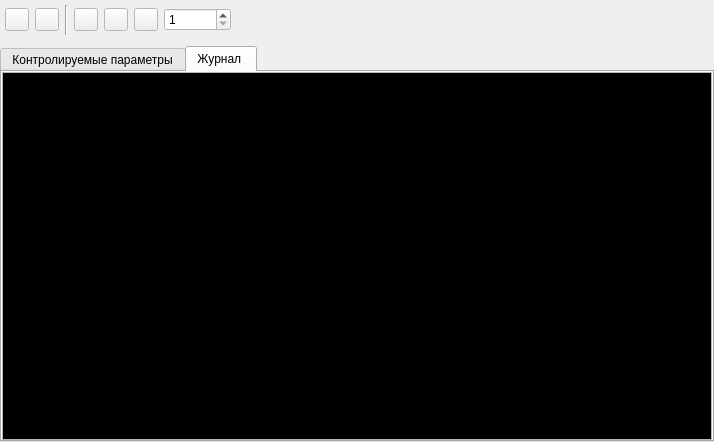
<?xml version="1.0" encoding="UTF-8"?>
<ui version="4.0">
 <class>ProcMonitorWidget</class>
 <widget class="QWidget" name="ProcMonitorWidget">
  <property name="geometry">
   <rect>
    <x>0</x>
    <y>0</y>
    <width>714</width>
    <height>442</height>
   </rect>
  </property>
  <property name="minimumSize">
   <size>
    <width>0</width>
    <height>0</height>
   </size>
  </property>
  <property name="maximumSize">
   <size>
    <width>16777215</width>
    <height>16777215</height>
   </size>
  </property>
  <layout class="QGridLayout" name="gridLayout_2">
   <property name="leftMargin">
    <number>0</number>
   </property>
   <property name="topMargin">
    <number>0</number>
   </property>
   <property name="rightMargin">
    <number>0</number>
   </property>
   <property name="bottomMargin">
    <number>0</number>
   </property>
   <item row="0" column="0">
    <widget class="QWidget" name="widget" native="true">
     <property name="minimumSize">
      <size>
       <width>0</width>
       <height>40</height>
      </size>
     </property>
     <property name="maximumSize">
      <size>
       <width>16777215</width>
       <height>40</height>
      </size>
     </property>
     <property name="palette">
      <palette>
       <active>
        <colorrole role="Base">
         <brush brushstyle="SolidPattern">
          <color alpha="255">
           <red>255</red>
           <green>255</green>
           <blue>255</blue>
          </color>
         </brush>
        </colorrole>
        <colorrole role="Window">
         <brush brushstyle="SolidPattern">
          <color alpha="255">
           <red>255</red>
           <green>255</green>
           <blue>255</blue>
          </color>
         </brush>
        </colorrole>
       </active>
       <inactive>
        <colorrole role="Base">
         <brush brushstyle="SolidPattern">
          <color alpha="255">
           <red>255</red>
           <green>255</green>
           <blue>255</blue>
          </color>
         </brush>
        </colorrole>
        <colorrole role="Window">
         <brush brushstyle="SolidPattern">
          <color alpha="255">
           <red>255</red>
           <green>255</green>
           <blue>255</blue>
          </color>
         </brush>
        </colorrole>
       </inactive>
       <disabled>
        <colorrole role="Base">
         <brush brushstyle="SolidPattern">
          <color alpha="255">
           <red>255</red>
           <green>255</green>
           <blue>255</blue>
          </color>
         </brush>
        </colorrole>
        <colorrole role="Window">
         <brush brushstyle="SolidPattern">
          <color alpha="255">
           <red>255</red>
           <green>255</green>
           <blue>255</blue>
          </color>
         </brush>
        </colorrole>
       </disabled>
      </palette>
     </property>
     <property name="autoFillBackground">
      <bool>false</bool>
     </property>
     <layout class="QHBoxLayout" name="horizontalLayout">
      <property name="leftMargin">
       <number>5</number>
      </property>
      <property name="topMargin">
       <number>5</number>
      </property>
      <property name="rightMargin">
       <number>5</number>
      </property>
      <property name="bottomMargin">
       <number>5</number>
      </property>
      <item>
       <widget class="QToolButton" name="startBtn">
        <property name="toolTip">
         <string>Запустить</string>
        </property>
        <property name="text">
         <string/>
        </property>
        <property name="icon">
         <iconset resource="appclient.icons.qrc">
          <normaloff>:/meteo/appclient/icons/run_proc.png</normaloff>:/meteo/appclient/icons/run_proc.png</iconset>
        </property>
       </widget>
      </item>
      <item>
       <widget class="QToolButton" name="stopBtn">
        <property name="toolTip">
         <string>Остановить</string>
        </property>
        <property name="text">
         <string/>
        </property>
        <property name="icon">
         <iconset resource="appclient.icons.qrc">
          <normaloff>:/meteo/appclient/icons/stop_proc.png</normaloff>:/meteo/appclient/icons/stop_proc.png</iconset>
        </property>
       </widget>
      </item>
      <item>
       <widget class="Line" name="line">
        <property name="orientation">
         <enum>Qt::Vertical</enum>
        </property>
       </widget>
      </item>
      <item>
       <widget class="QWidget" name="logToolsLayout" native="true">
        <property name="autoFillBackground">
         <bool>false</bool>
        </property>
        <layout class="QGridLayout" name="gridLayout_3">
         <property name="leftMargin">
          <number>0</number>
         </property>
         <property name="topMargin">
          <number>0</number>
         </property>
         <property name="rightMargin">
          <number>0</number>
         </property>
         <property name="bottomMargin">
          <number>0</number>
         </property>
         <item row="0" column="0">
          <widget class="QToolButton" name="zoomInBtn">
           <property name="toolTip">
            <string>Увеличить размер шрифта</string>
           </property>
           <property name="text">
            <string/>
           </property>
           <property name="icon">
            <iconset resource="appclient.icons.qrc">
             <normaloff>:/meteo/appclient/icons/zoomin.png</normaloff>:/meteo/appclient/icons/zoomin.png</iconset>
           </property>
          </widget>
         </item>
         <item row="0" column="1">
          <widget class="QToolButton" name="zoomOutBtn">
           <property name="toolTip">
            <string>Уменьшить размер шрифта</string>
           </property>
           <property name="text">
            <string/>
           </property>
           <property name="icon">
            <iconset resource="appclient.icons.qrc">
             <normaloff>:/meteo/appclient/icons/zoomout.png</normaloff>:/meteo/appclient/icons/zoomout.png</iconset>
           </property>
          </widget>
         </item>
         <item row="0" column="2">
          <widget class="QToolButton" name="clearBtn">
           <property name="toolTip">
            <string>Очистить</string>
           </property>
           <property name="text">
            <string/>
           </property>
           <property name="icon">
            <iconset resource="appclient.icons.qrc">
             <normaloff>:/meteo/appclient/icons/clear.png</normaloff>:/meteo/appclient/icons/clear.png</iconset>
           </property>
          </widget>
         </item>
         <item row="0" column="3">
          <widget class="QSpinBox" name="linesSpin">
           <property name="maximumSize">
            <size>
             <width>16777215</width>
             <height>16777215</height>
            </size>
           </property>
           <property name="toolTip">
            <string/>
           </property>
           <property name="minimum">
            <number>1</number>
           </property>
           <property name="maximum">
            <number>100000</number>
           </property>
           <property name="singleStep">
            <number>100</number>
           </property>
          </widget>
         </item>
        </layout>
       </widget>
      </item>
      <item>
       <spacer name="horizontalSpacer">
        <property name="orientation">
         <enum>Qt::Horizontal</enum>
        </property>
        <property name="sizeHint" stdset="0">
         <size>
          <width>40</width>
          <height>20</height>
         </size>
        </property>
       </spacer>
      </item>
     </layout>
    </widget>
   </item>
   <item row="1" column="0">
    <widget class="QTabWidget" name="tabs">
     <property name="currentIndex">
      <number>1</number>
     </property>
     <widget class="QWidget" name="tabparam">
      <attribute name="title">
       <string>Контролируемые параметры</string>
      </attribute>
      <layout class="QGridLayout" name="gridLayout">
       <property name="leftMargin">
        <number>9</number>
       </property>
       <property name="topMargin">
        <number>9</number>
       </property>
       <property name="rightMargin">
        <number>9</number>
       </property>
       <property name="bottomMargin">
        <number>9</number>
       </property>
       <item row="0" column="0">
        <widget class="QTreeWidget" name="paramTree">
         <property name="rootIsDecorated">
          <bool>false</bool>
         </property>
         <column>
          <property name="text">
           <string>Параметр</string>
          </property>
         </column>
         <column>
          <property name="text">
           <string>Значение</string>
          </property>
         </column>
         <column>
          <property name="text">
           <string>Время измерения</string>
          </property>
         </column>
        </widget>
       </item>
      </layout>
     </widget>
     <widget class="QWidget" name="tablog">
      <attribute name="title">
       <string>Журнал </string>
      </attribute>
      <layout class="QVBoxLayout" name="verticalLayout">
       <property name="spacing">
        <number>0</number>
       </property>
       <property name="leftMargin">
        <number>0</number>
       </property>
       <property name="topMargin">
        <number>0</number>
       </property>
       <property name="rightMargin">
        <number>0</number>
       </property>
       <property name="bottomMargin">
        <number>0</number>
       </property>
       <item>
        <widget class="QPlainTextEdit" name="logbrowser">
         <property name="palette">
          <palette>
           <active>
            <colorrole role="Text">
             <brush brushstyle="SolidPattern">
              <color alpha="255">
               <red>255</red>
               <green>255</green>
               <blue>255</blue>
              </color>
             </brush>
            </colorrole>
            <colorrole role="Base">
             <brush brushstyle="SolidPattern">
              <color alpha="255">
               <red>0</red>
               <green>0</green>
               <blue>0</blue>
              </color>
             </brush>
            </colorrole>
           </active>
           <inactive>
            <colorrole role="Text">
             <brush brushstyle="SolidPattern">
              <color alpha="255">
               <red>255</red>
               <green>255</green>
               <blue>255</blue>
              </color>
             </brush>
            </colorrole>
            <colorrole role="Base">
             <brush brushstyle="SolidPattern">
              <color alpha="255">
               <red>0</red>
               <green>0</green>
               <blue>0</blue>
              </color>
             </brush>
            </colorrole>
           </inactive>
           <disabled>
            <colorrole role="Text">
             <brush brushstyle="SolidPattern">
              <color alpha="255">
               <red>118</red>
               <green>118</green>
               <blue>117</blue>
              </color>
             </brush>
            </colorrole>
            <colorrole role="Base">
             <brush brushstyle="SolidPattern">
              <color alpha="255">
               <red>255</red>
               <green>255</green>
               <blue>255</blue>
              </color>
             </brush>
            </colorrole>
           </disabled>
          </palette>
         </property>
         <property name="font">
          <font>
           <family>Terminus</family>
           <pointsize>12</pointsize>
          </font>
         </property>
         <property name="undoRedoEnabled">
          <bool>false</bool>
         </property>
         <property name="readOnly">
          <bool>true</bool>
         </property>
         <property name="maximumBlockCount">
          <number>250</number>
         </property>
        </widget>
       </item>
      </layout>
     </widget>
    </widget>
   </item>
  </layout>
 </widget>
 <resources>
  <include location="appclient.icons.qrc"/>
 </resources>
 <connections/>
</ui>
